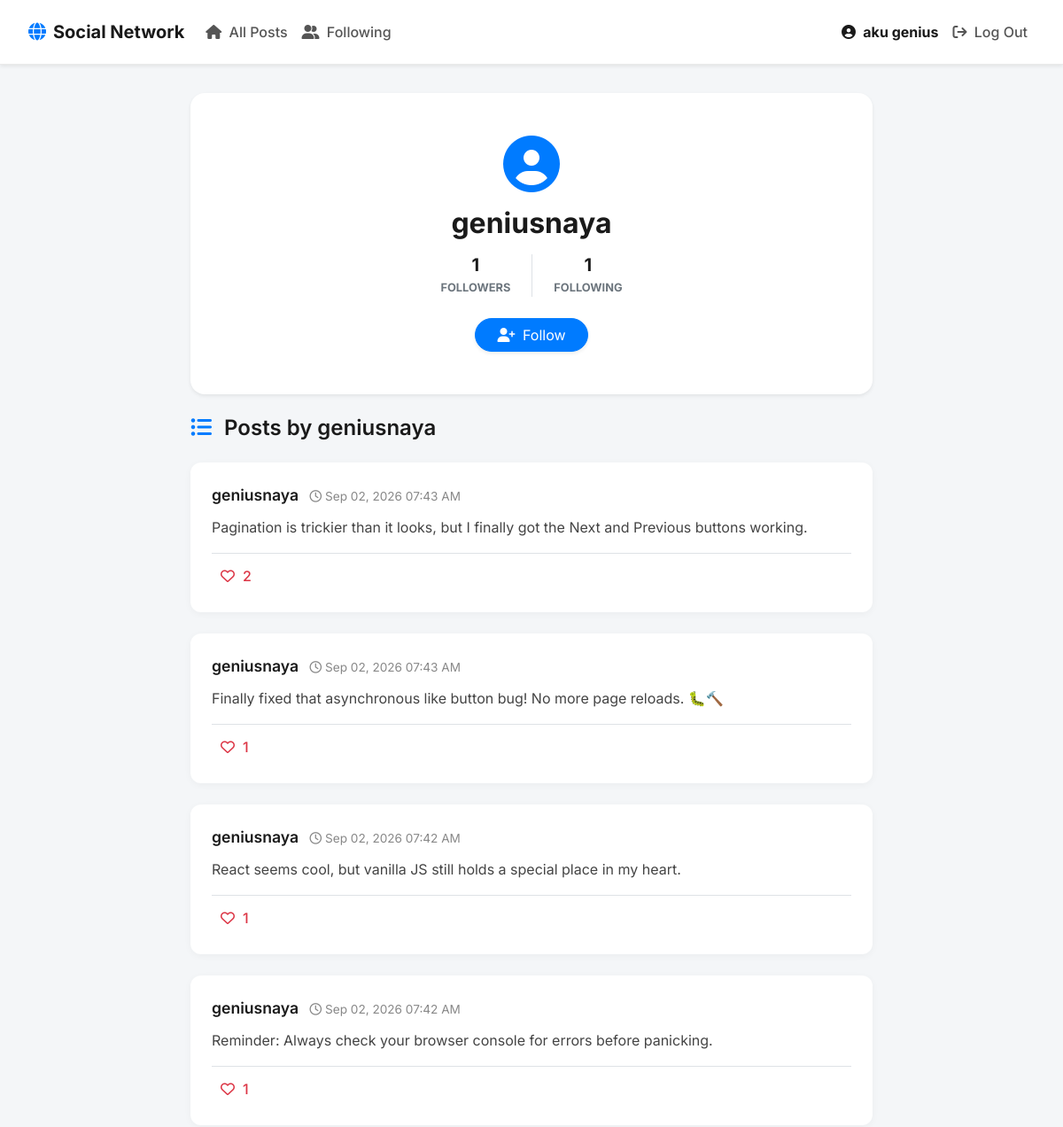
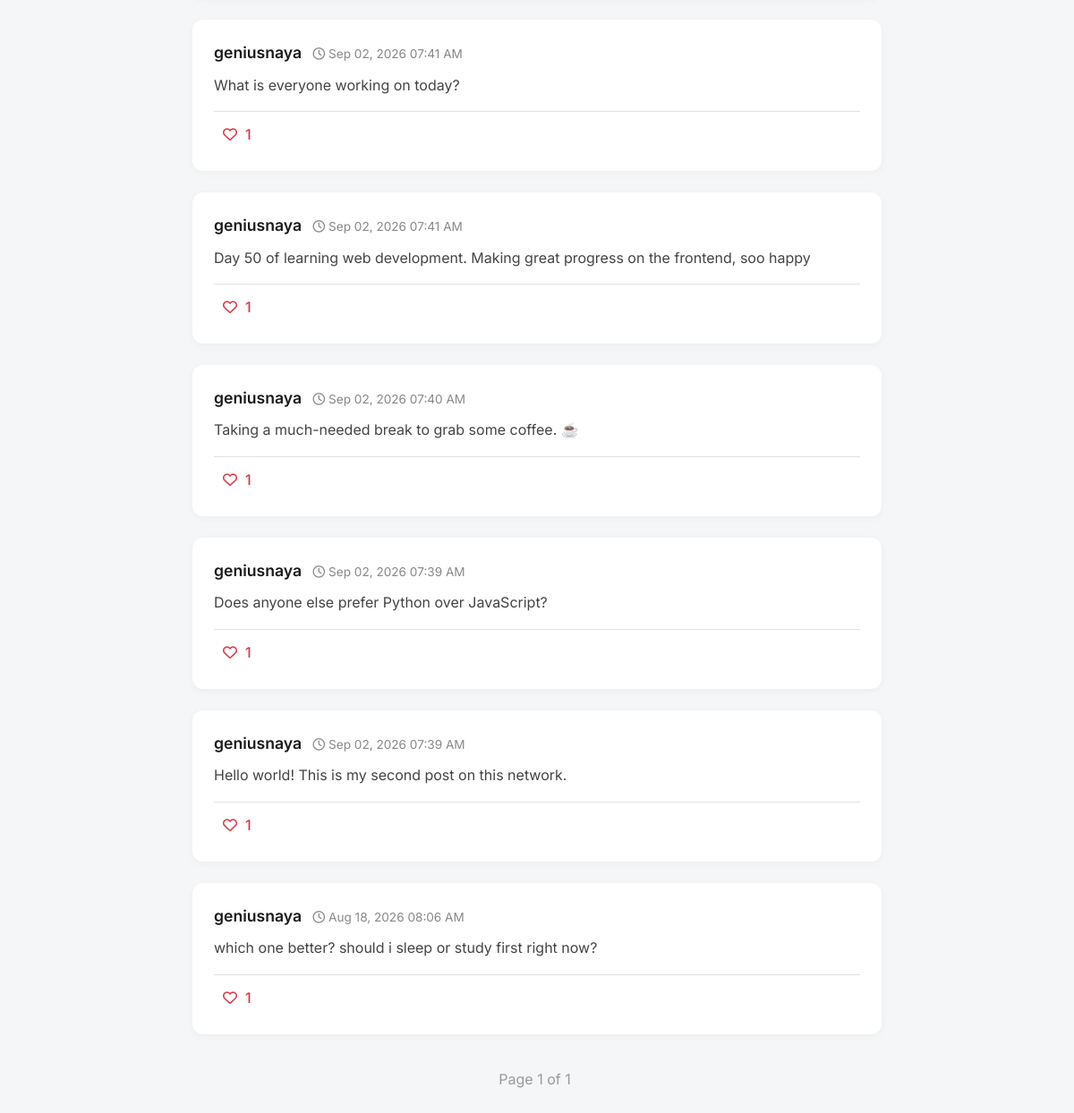
/profile/geniusnaya (signed in), run on the app's committed database (2 pictures, top to bottom).
### network/models.py (models this page shows)
class User(AbstractUser):
    pass

class Post(models.Model):
    author = models.ForeignKey(
        User, on_delete = models.CASCADE, related_name="posts"
    )
    content = models.TextField()
    timestamp = models.DateTimeField(auto_now_add=True)
    likes = models.ManyToManyField(
        User, blank = True, related_name = "liked_posts"
    )

### network/views.py (the view)
# urls.py: path("profile/<str:username>", views.profile, name="profile"),
def profile(request, username):
    try:
        profile_user = User.objects.get(username=username)
    except User.DoesNotExist:
        return HttpResponseRedirect(reverse("index"))
    posts = Post.objects.filter(author=profile_user).order_by("-timestamp")
    paginator = Paginator(posts, 10)
    page_number = request.GET.get('page')
    page_obj = paginator.get_page(page_number)
    followers_count = Follow.objects.filter(following=profile_user).count()
    following_count = Follow.objects.filter(follower=profile_user).count()
    is_following = False
    if request.user.is_authenticated and request.user != profile_user:
        is_following = Follow.objects.filter(follower=request.user, following=profile_user).exists()
    return render(request, "network/profile.html", {
        "profile_user": profile_user,
        "page_obj": page_obj,
        "followers_count": followers_count,
        "following_count": following_count,
        "is_following": is_following
    })

### network/templates/network/profile.html (shortened to what this page needs)
{% extends "network/layout.html" %}
{% block body %}
    <div class="card mb-4 shadow-sm border-0" style="border-radius: 16px;">
        <div class="card-body text-center py-5">
            <div class="mb-3">
                <i class="fa-solid fa-user-circle text-primary" style="font-size: 4rem;"></i>
            </div>
            <h2 class="font-weight-bold mb-3">{{ profile_user.username }}</h2>
            <div class="d-flex justify-content-center mb-4 gap-3">
                <div class="px-4 border-right">
                    <h5 class="font-weight-bold mb-0">{{ followers_count }}</h5>
                    <span class="text-muted small text-uppercase font-weight-bold">Followers</span>
                </div>
                <div class="px-4">
                    <h5 class="font-weight-bold mb-0">{{ following_count }}</h5>
                    <span class="text-muted small text-uppercase font-weight-bold">Following</span>
                </div>
            </div>
            {% if user.is_authenticated and user != profile_user %}
                <form action="{% url 'follow' profile_user.username %}" method="post">
                    {% if is_following %}
                        <button type="submit" class="btn btn-outline-danger px-4 rounded-pill"><i class="fa-solid fa-user-minus mr-1"></i> Unfollow</button>
                    {% else %}
                        <button type="submit" class="btn btn-primary px-4 rounded-pill shadow-sm"><i class="fa-solid fa-user-plus mr-1"></i> Follow</button>
                    {% endif %}
                </form>
            {% endif %}
        </div>
    </div>
    <h4 class="mb-4"><i class="fa-solid fa-list-ul text-primary mr-2"></i> Posts by {{ profile_user.username }}</h4>
    <div id="posts-container">
        {% include "network/posts.html" %}
    </div>
{% endblock %}

### network/templates/network/layout.html (shortened to what this page needs)
{% load static %}
<!DOCTYPE html>
<html lang="en">
    <head>
        <link rel="stylesheet" href="https://cdnjs.cloudflare.com/ajax/libs/font-awesome/6.4.0/css/all.min.css">
        <link rel="stylesheet" href="https://stackpath.bootstrapcdn.com/bootstrap/4.4.1/css/bootstrap.min.css">
        <link href="{% static 'network/styles.css' %}" rel="stylesheet">
    </head>
    <body>
        <nav class="navbar navbar-expand-lg navbar-light bg-white shadow-sm custom-navbar">
            <a class="navbar-brand font-weight-bold" href="{% url 'index' %}">
                <i class="fa-solid fa-globe text-primary mr-2"></i>Social Network
            </a>
            <div class="collapse navbar-collapse" id="navbarNav">
              <ul class="navbar-nav mr-auto">
                <li class="nav-item">
                  <a class="nav-link" href="{% url 'index' %}"><i class="fa-solid fa-house mr-1"></i> All Posts</a>
                </li>
                {% if user.is_authenticated %}
                    <li class="nav-item">
                        <a class="nav-link" href="{% url 'following' %}"><i class="fa-solid fa-user-group mr-1"></i> Following</a>
                    </li>
                {% endif %}
              </ul>
              <ul class="navbar-nav ml-auto">
                {% if user.is_authenticated %}
                    <li class="nav-item">
                        <a class="nav-link user-profile-link" href="{% url 'profile' user.username %}">
                            <i class="fa-solid fa-user-circle mr-1"></i> <strong>{{ user.username }}</strong>
                        </a>
                    </li>
                    <li class="nav-item">
                        <a class="nav-link text-danger" href="{% url 'logout' %}"><i class="fa-solid fa-arrow-right-from-bracket mr-1"></i> Log Out</a>
                    </li>
                {% endif %}
              </ul>
            </div>
        </nav>
        <div class="body-content">
            {% block body %}
            {% endblock %}
        </div>
    </body>
</html>

### network/templates/network/posts.html (shortened to what this page needs)
{% for post in page_obj %}
    <div class="card" data-post-id="{{ post.id }}">
        <div class="card-body">
            <div class="d-flex justify-content-between align-items-center mb-2">
                <div>
                    <a href="{% url 'profile' post.author.username %}" class="post-author">{{ post.author.username }}</a>
                    <span class="post-timestamp ml-2"><i class="fa-regular fa-clock"></i> {{ post.timestamp|date:"M d, Y h:i A" }}</span>
                </div>
            </div>
            <div class="card-text post-content">{{ post.content }}</div>
            <div class="post-likes mt-3 border-top pt-2">
                {% if user.is_authenticated %}
                    <button class="like-btn {% if user in post.likes.all %}liked{% endif %}">
                        {% if user in post.likes.all %}
                            <i class="fa-solid fa-heart text-danger"></i>
                        {% else %}
                            <i class="fa-regular fa-heart"></i>
                        {% endif %}
                        <span class="like-count ml-1">{{ post.likes.count }}</span>
                    </button>
                {% else %}
                    <div class="text-muted" style="padding: 5px 10px;">
                        <i class="fa-solid fa-heart text-danger"></i> <span class="like-count ml-1">{{ post.likes.count }}</span>
                    </div>
                {% endif %}
            </div>
        </div>
    </div>
{% empty %}
    <div class="text-center py-5">
        <i class="fa-solid fa-folder-open text-muted" style="font-size: 3rem;"></i>
        <p class="mt-3 text-muted">No posts found.</p>
    </div>
{% endfor %}
<nav aria-label="Page navigation">
    <ul class="pagination">
        <li class="page-item disabled"><span class="page-link">Page {{ page_obj.number }} of {{ page_obj.paginator.num_pages }}</span></li>
    </ul>
</nav>

### network/static/network/styles.css (style rules this page uses)
body { font-family: 'Inter', sans-serif; background-color: #f4f6f8; color: #333; }
h1, h2, h3, h4, h5, h6 { font-weight: 600; color: #1a1a1a; }
.custom-navbar { padding: 1rem 2rem; border-bottom: 1px solid #eaeaea; }
.custom-navbar .nav-link { font-weight: 500; color: #555 !important; transition: color 0.2s ease, transform 0.2s ease; }
.custom-navbar .user-profile-link { color: #1a1a1a !important; }
.body-content { max-width: 800px; margin: 0 auto; padding: 2rem 15px; }
.card { border: none; border-radius: 12px; background: #ffffff; box-shadow: 0 2px 8px rgba(0,0,0,0.04); transition: transform 0.3s ease, box-shadow 0.3s ease; margin-bottom: 1.5rem; }
.card-body { padding: 1.5rem; }
.post-author { font-size: 1.1rem; font-weight: 600; color: #1a1a1a; text-decoration: none; transition: color 0.2s; }
.post-timestamp { font-size: 0.85rem; color: #888; }
.post-content { font-size: 1rem; line-height: 1.6; margin-top: 10px; margin-bottom: 15px; color: #444; }
.like-btn { background: none; border: none; padding: 5px 10px; border-radius: 20px; color: #dc3545; transition: all 0.2s ease; display: flex; align-items: center; gap: 5px; font-weight: 500; }
.like-btn i { transition: transform 0.2s cubic-bezier(0.175, 0.885, 0.32, 1.275); }
.pagination { justify-content: center; margin-top: 2rem; }
.page-link { color: #555; border: none; margin: 0 5px; border-radius: 8px !important; transition: all 0.2s ease; }
.page-item.disabled .page-link { background-color: transparent; color: #999; }

### data on the page
User: username "aku genius"
User: username "geniusnaya"
Post: author.username "geniusnaya", timestamp "Sep 02, 2026 07:43 AM", content "Pagination is trickier than it looks, but I finally got the Next and Previous buttons working.", likes.count "2"
Post: author.username "geniusnaya", timestamp "Sep 02, 2026 07:43 AM", content "Finally fixed that asynchronous like button bug! No more page reloads. 🐛🔨", likes.count "1"
Post: author.username "geniusnaya", timestamp "Sep 02, 2026 07:42 AM", content "React seems cool, but vanilla JS still holds a special place in my heart.", likes.count "1"
Post: author.username "geniusnaya", timestamp "Sep 02, 2026 07:42 AM", content "Reminder: Always check your browser console for errors before panicking.", likes.count "1"
Post: author.username "geniusnaya", timestamp "Sep 02, 2026 07:41 AM", content "What is everyone working on today?", likes.count "1"
Post: author.username "geniusnaya", timestamp "Sep 02, 2026 07:41 AM", content "Day 50 of learning web development. Making great progress on the frontend, soo happy", likes.count "1"
Post: author.username "geniusnaya", timestamp "Sep 02, 2026 07:40 AM", content "Taking a much-needed break to grab some coffee. ☕", likes.count "1"
Post: author.username "geniusnaya", timestamp "Sep 02, 2026 07:39 AM", content "Does anyone else prefer Python over JavaScript?", likes.count "1"
Post: author.username "geniusnaya", timestamp "Sep 02, 2026 07:39 AM", content "Hello world! This is my second post on this network.", likes.count "1"
Post: author.username "geniusnaya", timestamp "Aug 18, 2026 08:06 AM", content "which one better? should i sleep or study first right now?", likes.count "1"

### other printed values
{{ followers_count }} "1"
{{ following_count }} "1"
{{ page_obj.number }} "1"
{{ page_obj.paginator.num_pages }} "1"
